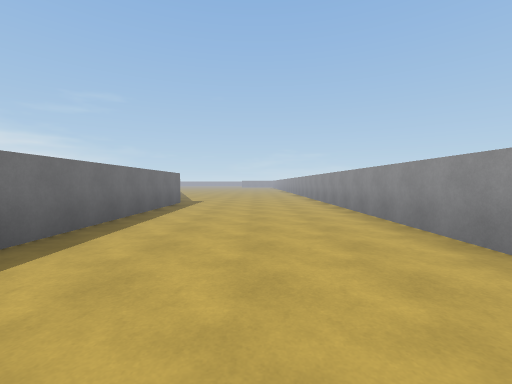
[1] (above)

22 first-person views from a walk through a scene from a Unity 3-D project. The camera is 1.3 m above the floor, tilts 2° down and sees 90° across. The floor is counted in squares, 2 m on a side. Each view is taken from the middle of a square. On the plan, view 1 faces up. The plan holds only what a view shows up to about 9 squares ahead; the rest is blank. The place goes on beyond the plan. The player character is not drawn.

[2]
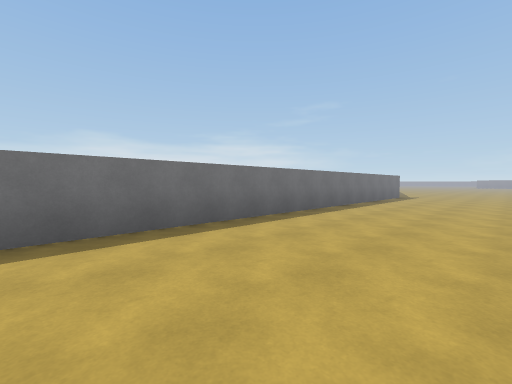

[3]
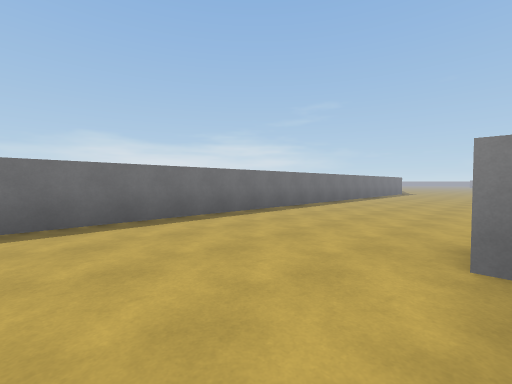

[4]
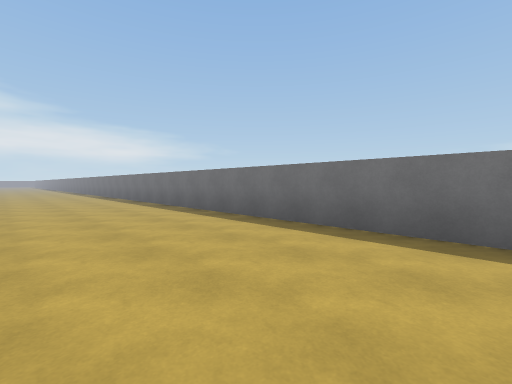

[5]
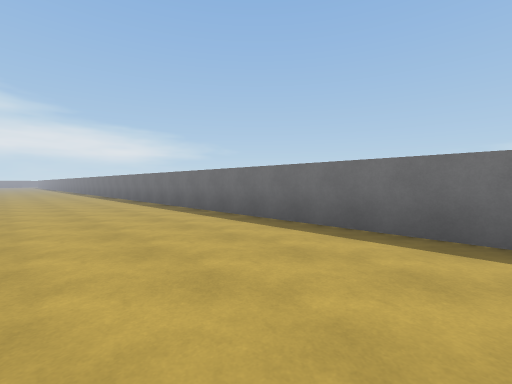

[6]
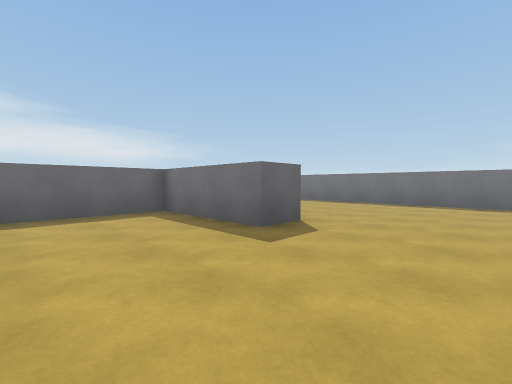

[7]
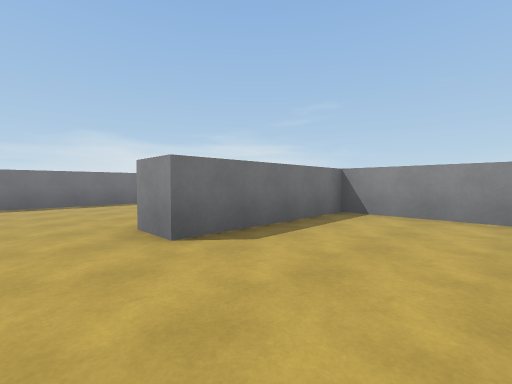

[8]
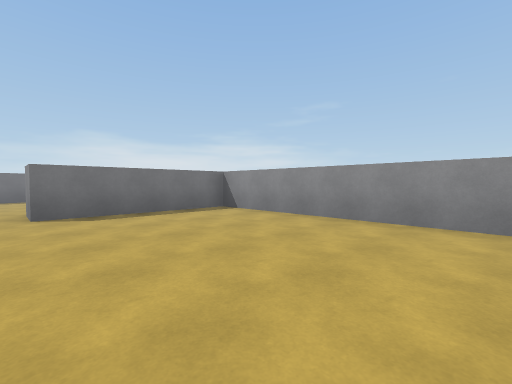

[9]
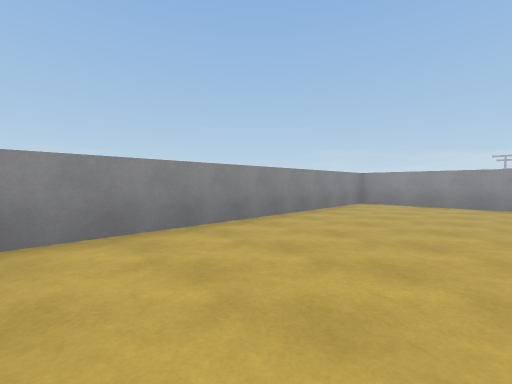

[10]
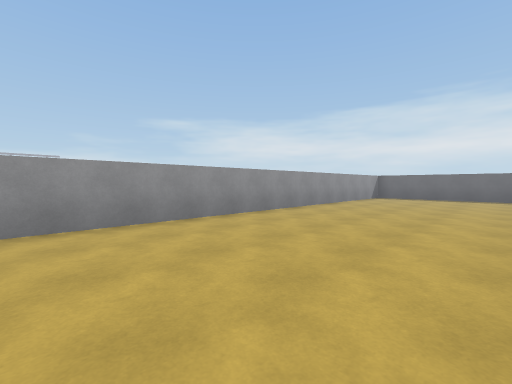

[11]
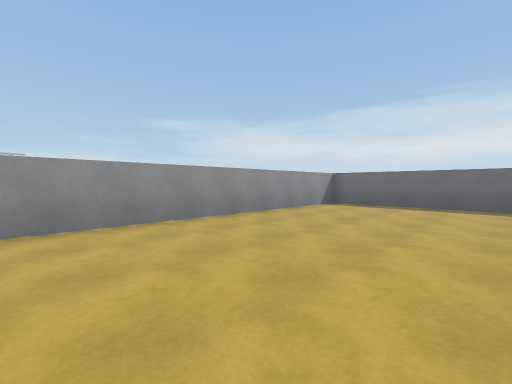

[12]
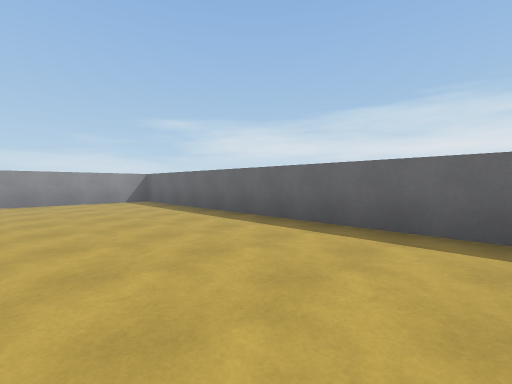

[13]
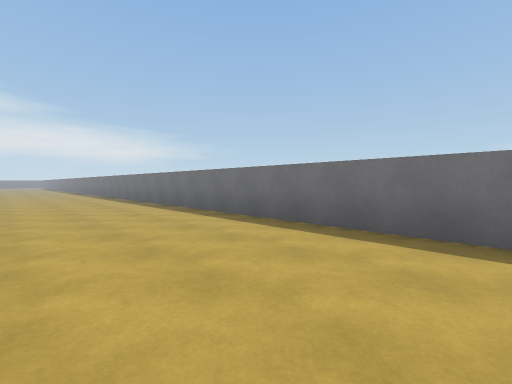

[14]
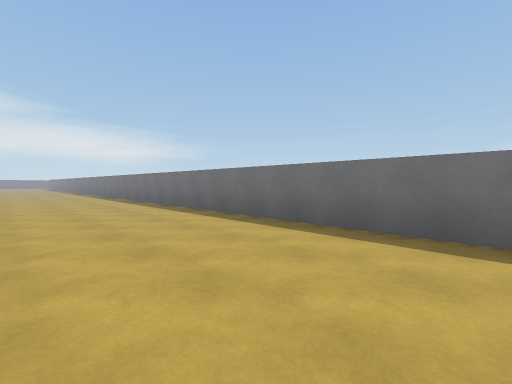

[15]
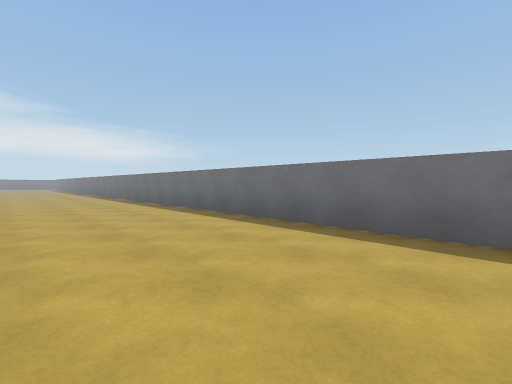

[16]
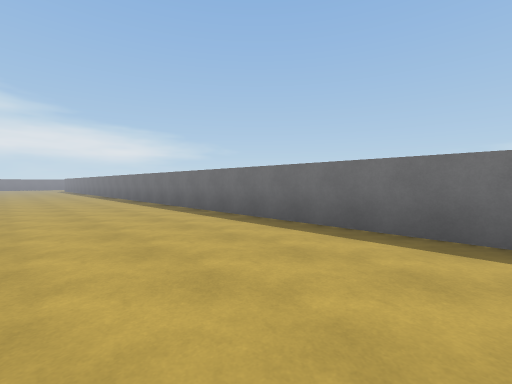

[17]
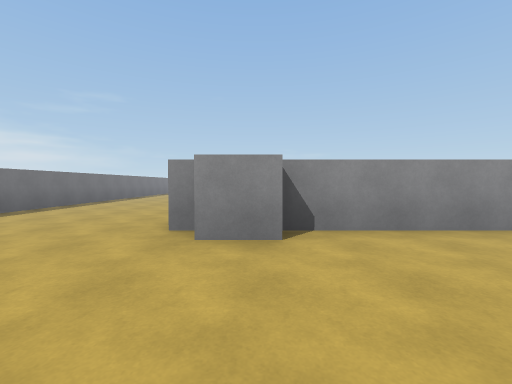

[18]
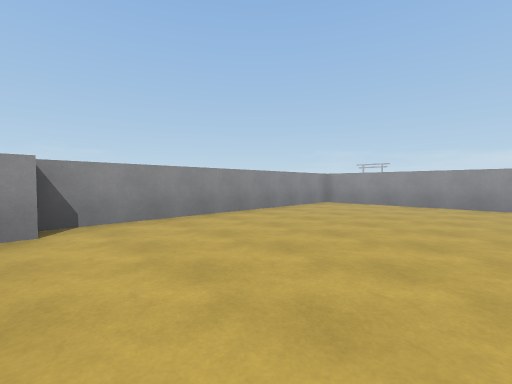

[19]
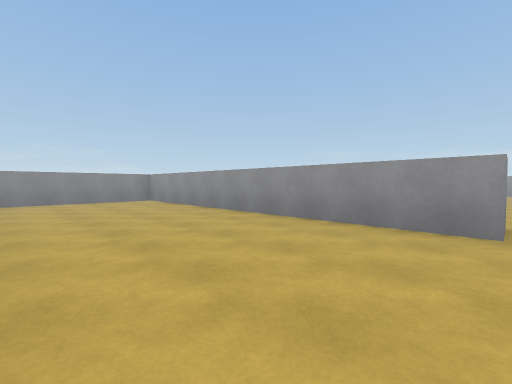

[20]
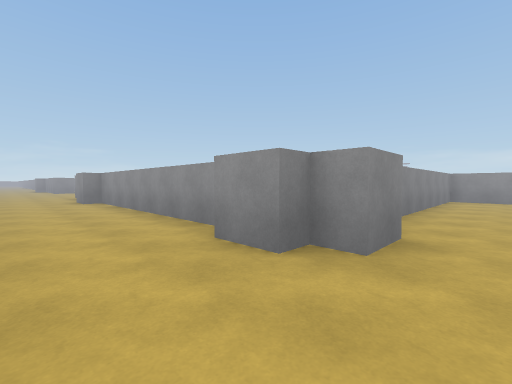

[21]
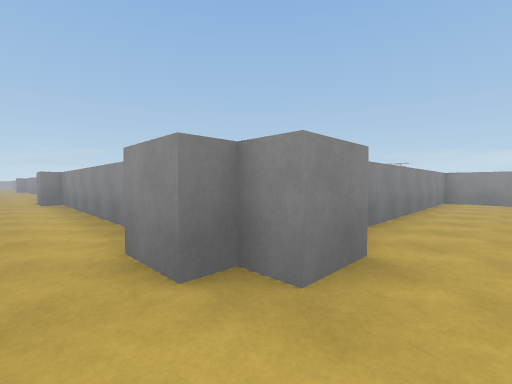

[22]
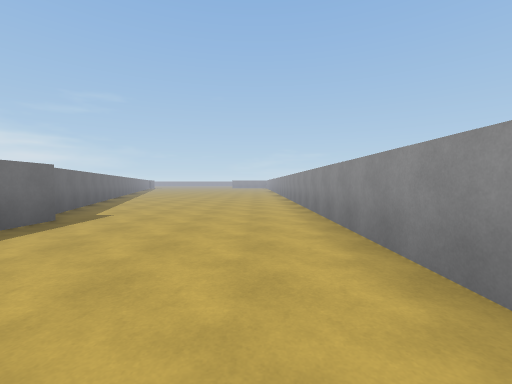

### Floor plan
Points are (right, up) in squares from view 1. A wall is a line through its corners. A room is listed if a view was taken in it or the views show most of it. See-through windows are left out.
Room 1 (views 1, 2, 3, 4, 5, 6, 7, 8, 9, 10, 11, 12, 13, 14, 15, 16, 17, 18, 19, 20, 21, 22)
walls: (2.2, -15.6) (3.3, -15.6) (3.3, -18.7) (15.1, -18.7) (15.1, -5.6) (3.3, -5.6) (3.3, -9.6) (2.2, -9.6); (2.3, -25.9) (2.3, -19.7) (1.8, -19.7) (1.8, -18.6); (3.4, -28.1) (2.3, -28.1) (2.3, -27.5) (1.8, -27.5) (1.8, -26.5); (2.3, 2.2) (2.3, 10.5); (11, -37) (11, -27.5) (3.2, -27.5); (-2.5, 8.5) (-2.5, -37.5); (-3.6, 10.6) (-3.2, 9.2)

Where each view was taken, in squares from view 1:
view 1: 0 up, 0 right, facing up
view 2: 4 down, 1 right, facing up-left
view 3: 8 down, 2 right, facing up-left
view 4: 6 down, 1 right, facing down-left
view 5: 11 down, 1 right, facing down-left
view 6: 13 down, 6 right, facing down-left
view 7: 11 down, 6 right, facing up-left
view 8: 10 down, 9 right, facing up-left
view 9: 9 down, 7 right, facing up-right
view 10: 7 down, 11 right, facing down-right
view 11: 11 down, 11 right, facing down-right
view 12: 15 down, 6 right, facing down-right
view 13: 16 down, 1 right, facing down-left
view 14: 21 down, 1 right, facing down-left
view 15: 26 down, 1 right, facing down-left
view 16: 30 down, 1 right, facing down-left
view 17: 31 down, 3 right, facing up
view 18: 32 down, 3 right, facing up-right
view 19: 37 down, 7 right, facing up-right
view 20: 29 down, 0 right, facing up-right
view 21: 29 down, 1 right, facing up-right
view 22: 4 up, 1 right, facing up
